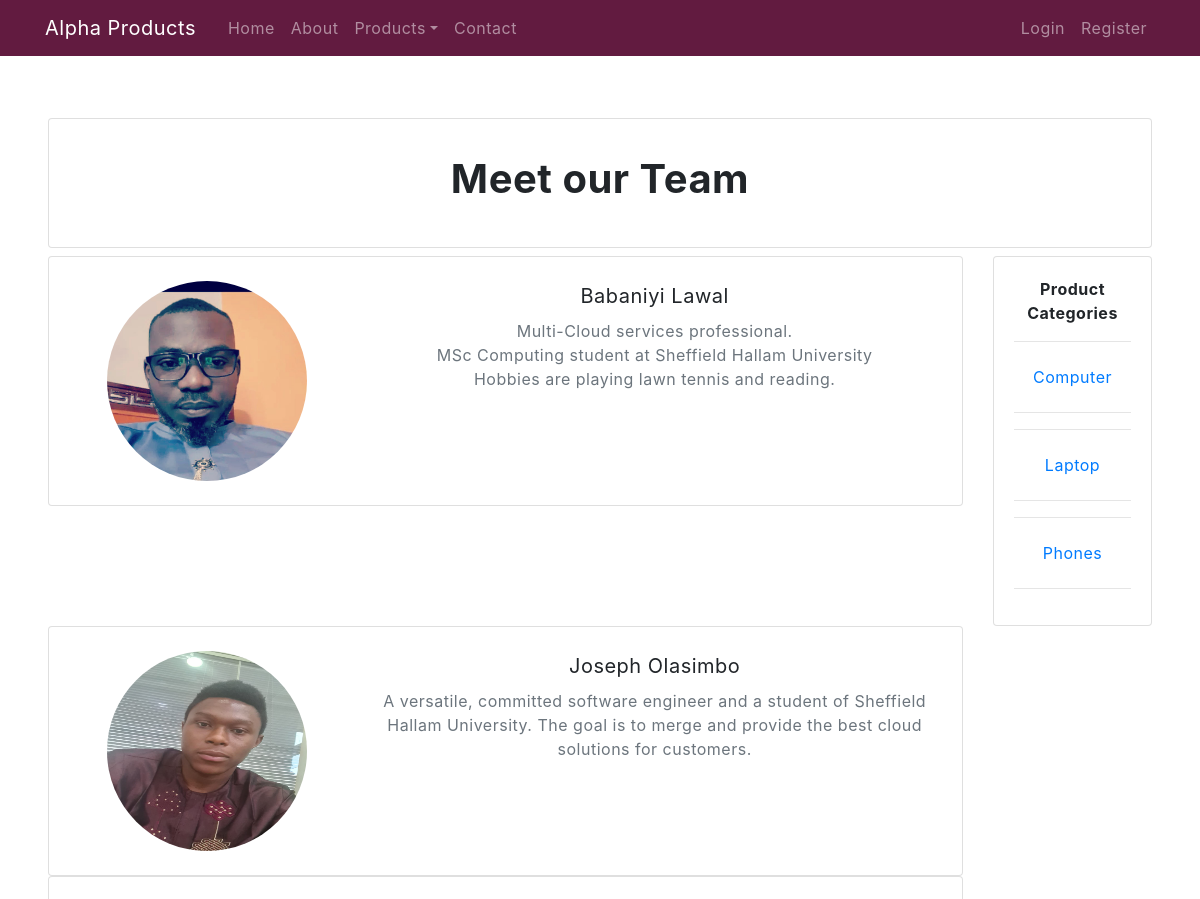
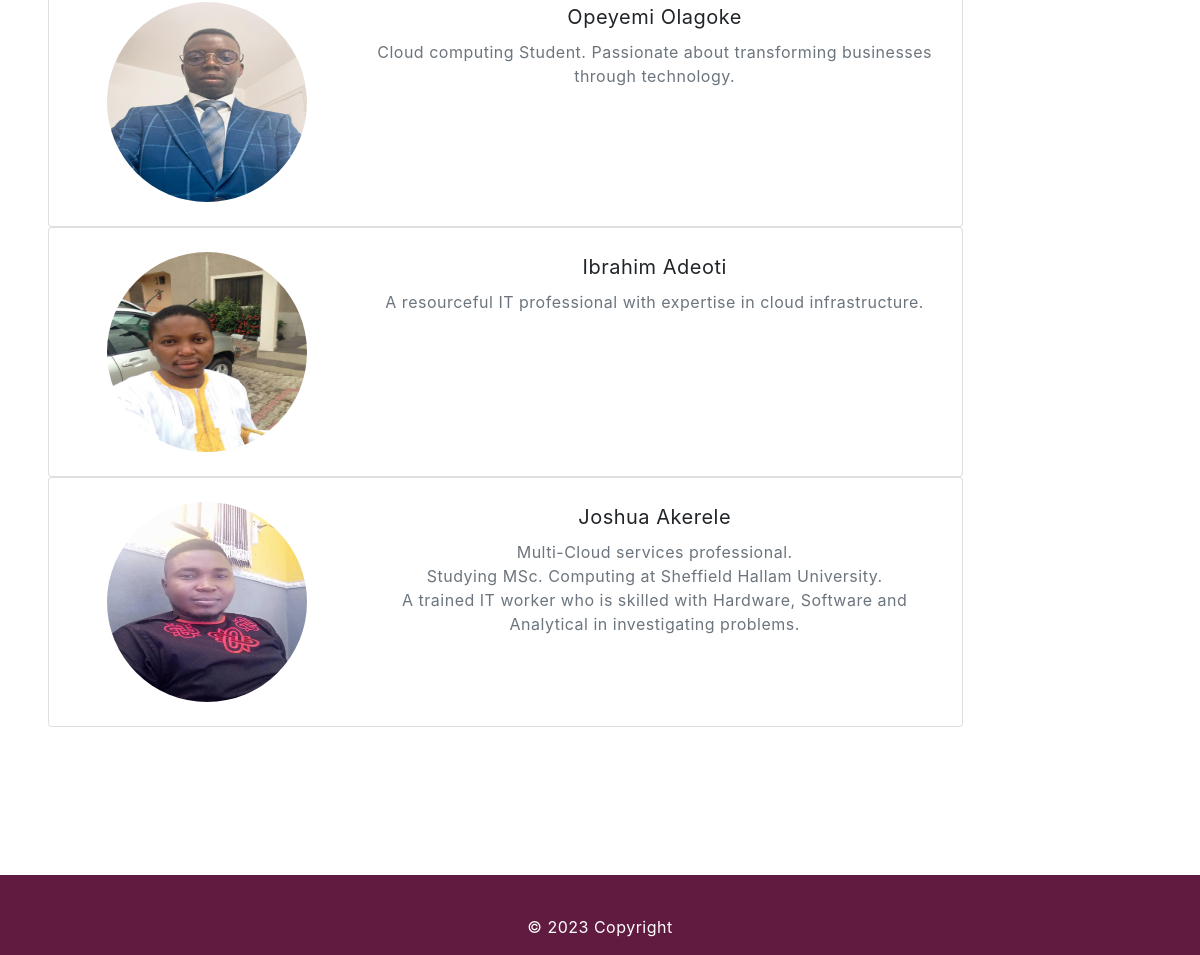
Screenshot of /aboutus/ with the database file from the repository (2 pictures, top to bottom).
### alpha/models.py (models this page shows, shortened)
class Category(models.Model):
    cat = models.CharField(max_length=100)
    image = models.ImageField(upload_to=catpath, null=True, blank=True)

### alpha/views.py (the view)
# urls.py: path('aboutus/', views.aboutus, name='aboutus'),
def aboutus(request):
    cat = Category.objects.all()
    return render(request, 'alpha/aboutus.html', {'cat':cat})

### alpha/templates/alpha/aboutus.html
{% extends 'alpha/base.html' %}
{% block content %}
{% load static %}
  <div class="container-content">
    <section class="p-4 p-md-5 text-center text-lg-start shadow-1-strong rounded">
      <div class="row d-flex justify-content-center">
        <div class="col-md-12">
          <div class="card">
            <div class="card-body m-3">
              <h1><strong>Meet our Team</strong></h1>
            </div>
          </div>
        </div>
      </div>
      <div class="row d-flex justify-content-left mt-2">
        <div class="col-md-10">
          <div class="card">
            <div class="card-body m-1">
              <div class="row">
                <div class="col-lg-4 d-flex justify-content-center align-items-center mb-4 mb-lg-0">
                  <img src="{% static 'image/about/niyi.jpeg' %}"
                    class="rounded-circle img-fluid shadow-1" alt="About Image" width="200" height="200" />
                </div>
                <div class="col-lg-8">
                  <p class="fw-bold lead mb-2"><strong>Babaniyi Lawal</strong></p>
                  <p class="fw-bold text-muted mb-0">Multi-Cloud services professional.</p>
                  <p class="fw-bold text-muted mb-0">MSc Computing student at Sheffield Hallam University</p>
                  <p class="text-muted fw-light mb-4">
                    Hobbies are playing lawn tennis and reading.
                 </p>
                </div>
              </div>
            </div>
          </div>
        </div>
        <div class="col-md-2">
          <div class="card mb-6">
            <div class="card-body text-center">
              <strong>Product Categories</strong>
              {% for c in cat %}
                <hr>
                <a href="{% url 'product' c.cat %}" class="btn">{{ c.cat }}</a>
                <hr>
              {% endfor %}
            </div>
          </div>
        </div>
        <div class="col-md-10">
          <div class="card">
            <div class="card-body m-1">
              <div class="row">
                <div class="col-lg-4 d-flex justify-content-center align-items-center mb-4 mb-lg-0">
                  <img src="{% static 'image/about/joseph.jpeg' %}"
                    class="rounded-circle" alt="About Image" width="200" height="200" />
                </div>
                <div class="col-lg-8">
                  <p class="fw-bold lead mb-2"><strong>Joseph Olasimbo</strong></p>
                  <p class="text-muted fw-light mb-4">
                    A versatile, committed software engineer and a student of Sheffield Hallam University. The goal is to merge and provide the best cloud solutions for customers.
                  </p>
                </div>
              </div>
            </div>
          </div>
        </div>
        <div class="col-md-10">
          <div class="card">
            <div class="card-body m-1">
              <div class="row">
                <div class="col-lg-4 d-flex justify-content-center align-items-center mb-4 mb-lg-0">
                  <img src="{% static 'image/about/opeyemi.jpeg' %}"
                    class="rounded-circle" alt="About Image" width="200" height="200" />
                </div>
                <div class="col-lg-8">
                  <p class="fw-bold lead mb-2"><strong>Opeyemi Olagoke</strong></p>
                  <p class="text-muted fw-light mb-4">
                    Cloud computing Student. Passionate about transforming businesses through technology.
                  </p>
                </div>
              </div>
            </div>
          </div>
        </div>
        <div class="col-md-10">
          <div class="card">
            <div class="card-body m-1">
              <div class="row">
                <div class="col-lg-4 d-flex justify-content-center align-items-center mb-4 mb-lg-0">
                  <img src="{% static 'image/about/Ibrahim.jpeg' %}"
                    class="rounded-circle" alt="About Image" width="200" height="200" />
                </div>
                <div class="col-lg-8">
                  <p class="fw-bold lead mb-2"><strong>Ibrahim Adeoti</strong></p>
                  <p class="text-muted fw-light mb-4">
                     A resourceful IT professional with expertise in cloud infrastructure.
                  </p>
                </div>
              </div>
            </div>
          </div>
        </div>
        <div class="col-md-10">
          <div class="card">
            <div class="card-body m-1">
              <div class="row">
                <div class="col-lg-4 d-flex justify-content-center align-items-center mb-4 mb-lg-0">
                  <img src="{% static 'image/about/joshua.jpeg' %}"
                    class="rounded-circle" alt="About Image" width="200" height="200" />
                </div>
                <div class="col-lg-8">
                  <p class="fw-bold lead mb-2"><strong>Joshua Akerele</strong></p>
                  <p class="fw-bold text-muted mb-0">Multi-Cloud services professional.</p>
                  <p class="fw-bold text-muted mb-0">Studying MSc. Computing at Sheffield Hallam University.</p>
                  <p class="text-muted fw-light mb-4">
                    A trained IT worker who is skilled with Hardware, Software and Analytical in investigating problems.
                  </p>
                </div>
              </div>
            </div>
          </div>
        </div>
      </div>
    </section>
  </div>
{% endblock %}

### alpha/static/css/styles.css (style rules this page uses)
body { font-family:'Poppins', sans-serif; font-size:14px; line-height:23px; font-weight: 400; letter-spacing: 0.5px; color:#000; }
body, html { height:100%; }
.container-content { margin-top: 70px; }
h1, h2, h3, h4, h5, h6 { color: #444444; }

### rows the page displays
Category: cat "Computer"
Category: cat "Laptop"
Category: cat "Phones"
